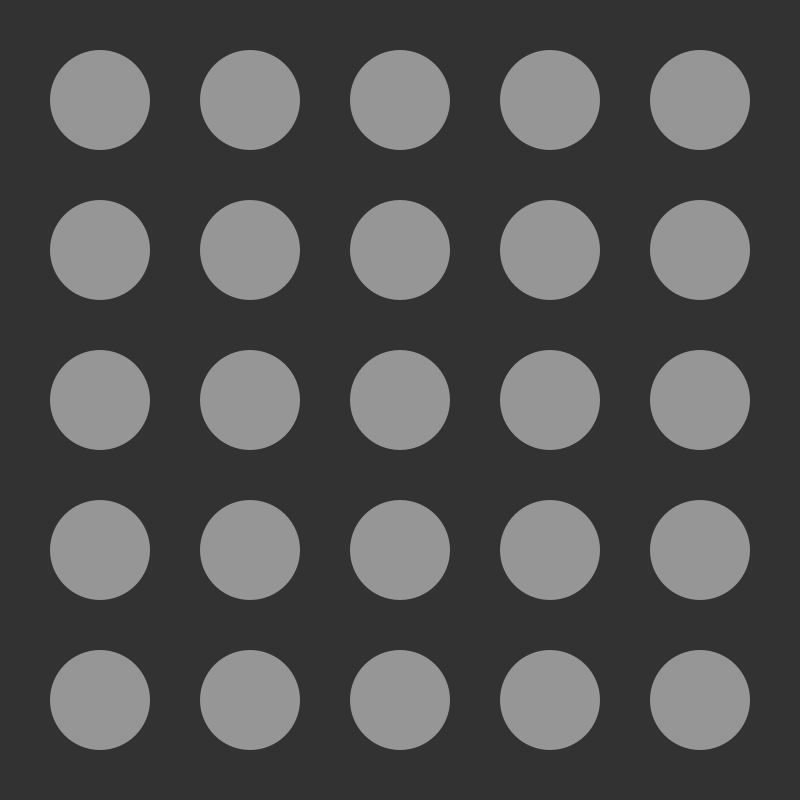
Frame 1 (no input)
Frame 60 (the mouse pressed at the canvas centre just before this capture): identical to frame 1, image omitted
Frame 120 (the mouse held since frame 60 and released just before this capture): identical to frame 1, image omitted

The Processing sketch that drew this single still picture (run headless with seeded random() and noise(); from frame 60 on, the mouse is pressed at the canvas centre):

// Processing sketch: Structure_04_Grid_Ellipse
// ── Structure_04_Grid_Ellipse.pde

int margin = 50;
int ellipseSize = 100;
int ellipseCount = 5;

void setup() {
  size(800, 800);
}

void draw() {
  background(50);
  for (int i=0; i<ellipseCount; i++) {
    for (int n=0; n<ellipseCount; n++) {
      noStroke();
      fill(150);
      ellipseMode(CORNER);
      ellipse(n*ellipseSize+(n+1)*margin, i*ellipseSize+(i+1)*margin, ellipseSize, ellipseSize);
    }
  }
}
